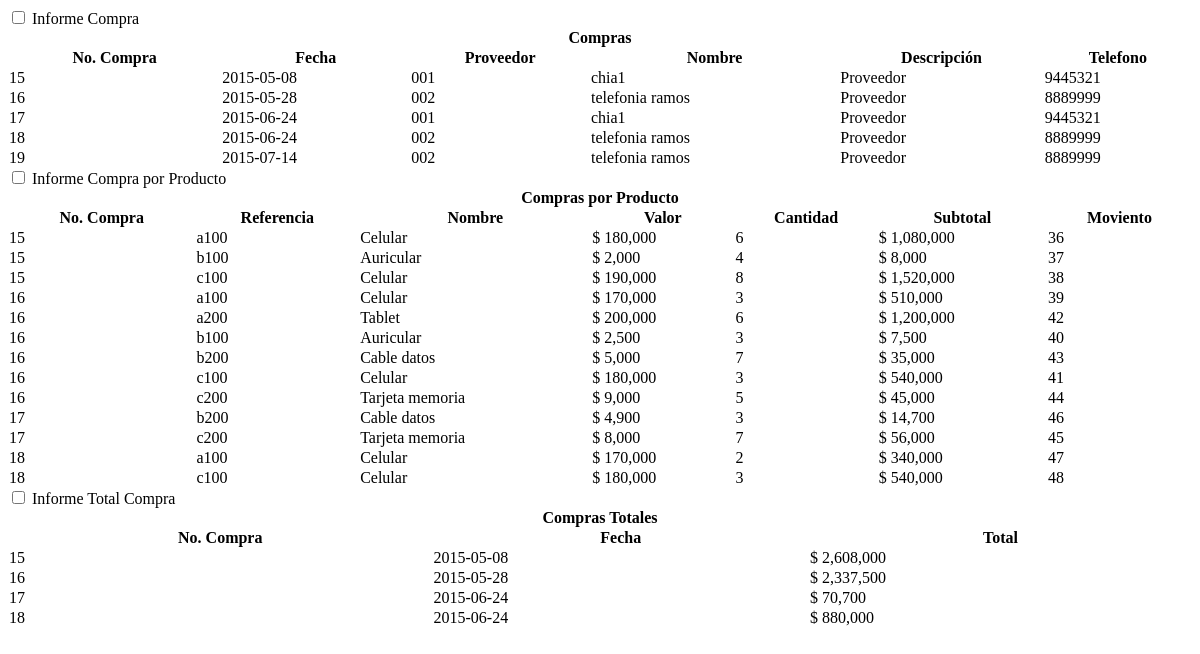
The app's page /vista/vcscompra.php, older data.
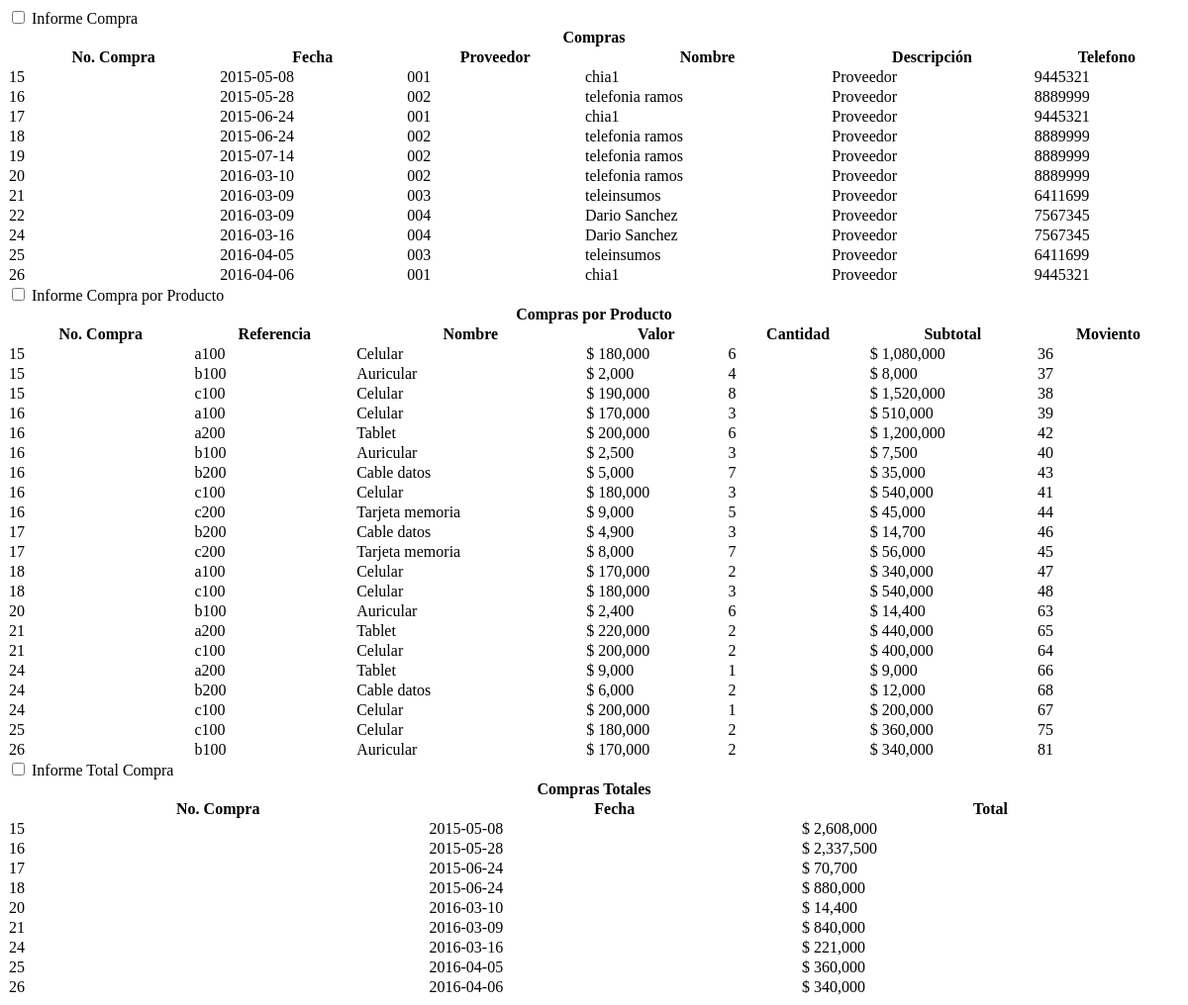
The same page, newer data.
### tables this page shows
CREATE TABLE IF NOT EXISTS `tbcompra` (
  `numero_compra` int(11) NOT NULL,
  `proveedor` varchar(12) NOT NULL,
  `fecha` date NOT NULL
);

### modelo/mconsulta.php (called while the page is built, shortened)
<?php
	include('controlador/conexion.php');
	include('functions.php');
	class Mconsulta extends Funciones
	{
		function consultar_compra()
		{
			$sql = "SELECT * FROM cscompra";
			return $this->SeleccionDatos($sql);
		}
		function consultar_compraproducto()
		{
			$sql = "SELECT * FROM cscompraproductos";
			return $this->SeleccionDatos($sql);
		}
		function consultar_compratotal()
		{
			$sql = "SELECT * FROM cscompratotal";
			return $this->SeleccionDatos($sql);
		}
	}

### modelo/functions.php (called while the page is built, shortened)
<?php
	class Funciones {
        function SeleccionDatos($consulta)
        {
                $conexionBD = new conexion();
                $conexionBD -> conectarBD();
                $datos = $conexionBD -> ejeCon($consulta, 0);
                return $datos;
        }
    }

### controlador/configuracion.php (called while the page is built)
<?php
	$serv_bd = "localhost";
	$usu_bd = "root";
	$pass_bd = "";
	$bd = "bdwold";
?>

### controlador/conexion.php (called while the page is built, shortened)
<?php
	class conexion {
		var $link;
		function conectarBD() {
			include("configuracion.php");
			$this -> link = mysqli_connect ($serv_bd, $usu_bd, $pass_bd);
			$bd2 = mysqli_select_db($this->link,$bd);
		}
		function ejeCon($con, $op) {
			$this -> resultado = mysqli_query($this->link,$con) or die("La consulta fallo: ". mysqli_error($this->link));
			if($op == 0) {
				while ($linea = mysqli_fetch_array($this -> resultado)) {
					$arrayResultado[] = $linea;
				}
			} else {
				$arrayResultado[] = 0;
			}
			$resarr = isset ($arrayResultado) ? $arrayResultado: NULL;
			if($resarr) {
				return $arrayResultado;
			}
		}
	}
?>

### vista/vcscompra.php (the view, shortened to what this page needs)
<?php
    include('estilos.php');
    include('modelo/mconsulta.php');
    $compra = new Mconsulta();
?>
<?php
$consultacompra = $compra->consultar_compra();
$consultacompraproductos = $compra->consultar_compraproducto();
$consultacompratotal = $compra->consultar_compratotal();
?>
<div class="row-fluid">
<input type="checkbox"  id="spoiler2" />
<label for="spoiler2" >Informe Compra</label>
<div class="spoiler">
<div class="info">
	<table id="" class="display" cellspacing="0" width="100%">
	   <thead>
            <tr>
                <th colspan="12">Compras</th>
            </tr>
            <tr>
                <th>No. Compra</th>
                <th>Fecha</th>
                <th>Proveedor</th>
                <th>Nombre</th>
                <th>Descripción</th>
                <th>Telefono</th>
            </tr>
        </thead>
        <tbody>
            <?php for($i=0;$i<count($consultacompra);$i++): ?>
                <tr>
                    <td data-title='No. Compra'><?= $consultacompra[$i]['numero_compra'] ?></td>
                    <td data-title='Fecha'><?= $consultacompra[$i]['fecha'] ?></td>
                    <td data-title='Proveedor'><?= $consultacompra[$i]['proveedor'] ?></td>
                    <td data-title='Nombre'><?= $consultacompra[$i]['nombre'] ?></td>
                    <td data-title='Descripción'><?= $consultacompra[$i]['descripcion'] ?></td>
                    <td data-title='Telefono'><?= $consultacompra[$i]['telefono'] ?></td>
                </tr>
            <?php endfor; ?>
        </tbody>
    </table>
</div>
</div>
</div>
<div class="row-fluid">
<input type="checkbox"  id="spoiler3" />
<label for="spoiler3" >Informe Compra por Producto</label>
<div class="spoiler">
<div class="info">
<table id="" class="display" cellspacing="0" width="100%">
	   <thead>
            <tr>
                <th colspan="12">Compras por Producto</th>
            </tr>
            <tr>
                <th>No. Compra</th>
                <th>Referencia</th>
                <th>Nombre</th>
                <th>Valor</th>
                <th>Cantidad</th>
                <th>Subtotal</th>
                <th>Moviento</th>
            </tr>
        </thead>
        <tbody>
            <?php for($i=0;$i<count($consultacompraproductos);$i++): ?>
                <tr>
                    <td data-title='No. Compra'><?= $consultacompraproductos[$i]['numero_compra'] ?></td>
                    <td data-title='Referencia'><?= $consultacompraproductos[$i]['referencia'] ?></td>
                    <td data-title='Nombre'><?= $consultacompraproductos[$i]['nombre'] ?></td>
                    <td data-title='Valor'>$ <?= number_format($consultacompraproductos[$i]['valor']) ?></td>
                    <td data-title='Cantidad'><?= $consultacompraproductos[$i]['cantidad'] ?></td>
                    <td data-title='Subtotal'>$ <?= number_format($consultacompraproductos[$i]['SUBTOTAL']) ?></td>
                    <td data-title='Moviento'><?= $consultacompraproductos[$i]['idmovimiento'] ?></td>
                </tr>
            <?php endfor; ?>
        </tbody>
    </table>
</div>
</div>
</div>
<div class="row-fluid">
<input type="checkbox"  id="spoiler4" />
<label for="spoiler4" >Informe Total Compra</label>
<div class="spoiler">
<div class="info">
	<table id="" class="display" cellspacing="0" width="100%">
	   <thead>
            <tr>
                <th colspan="12">Compras Totales</th>
            </tr>
            <tr>
                <th>No. Compra</th>
                <th>Fecha</th>
                <th>Total</th>
            </tr>
        </thead>
        <tbody>
            <?php for($i=0;$i<count($consultacompratotal);$i++): ?>
                <tr>
                    <td data-title='No. Compra'><?= $consultacompratotal[$i]['numero_compra'] ?></td>
                    <td data-title='Fecha'><?= $consultacompratotal[$i]['fecha'] ?></td>
                    <td data-title='Total'>$ <?= number_format($consultacompratotal[$i]['SumaDeSUBTOTAL']) ?></td>
                </tr>
            <?php endfor; ?>
        </tbody>
    </table>
</div>
</div>
</div>

### vista/estilos.php (shortened to what this page needs)
<head>
  <link rel="stylesheet" href="https://cdn.datatables.net/1.10.11/css/jquery.dataTables.min.css"/>
  <link rel="stylesheet" href="css/responsive.dataTables.min.css"/>
  <link rel="stylesheet" href="css/prueba.css"/>
</head>

Row changes from the older to the newer data that the page shows:
added tbcompra: numero_compra "20", referencia "b100", nombre "Auricular", valor "2,400", cantidad "6", SUBTOTAL "14,400", idmovimiento "63", fecha "2016-03-10", SumaDeSUBTOTAL "14,400"
added tbcompra: numero_compra "21", referencia "a200", nombre "Tablet", valor "220,000", cantidad "2", SUBTOTAL "440,000", idmovimiento "65", referencia "c100", nombre "Celular", valor "200,000", SUBTOTAL "400,000", idmovimiento "64", fecha "2016-03-09", SumaDeSUBTOTAL "840,000"
added tbcompra: numero_compra "24", referencia "a200", nombre "Tablet", valor "9,000", cantidad "1", SUBTOTAL "9,000", idmovimiento "66", referencia "b200", nombre "Cable datos", valor "6,000", cantidad "2", SUBTOTAL "12,000", idmovimiento "68", referencia "c100", nombre "Celular", valor "200,000", SUBTOTAL "200,000", idmovimiento "67", fecha "2016-03-16", SumaDeSUBTOTAL "221,000"
added tbcompra: numero_compra "25", referencia "c100", nombre "Celular", valor "180,000", cantidad "2", SUBTOTAL "360,000", idmovimiento "75", fecha "2016-04-05", SumaDeSUBTOTAL "360,000"
added tbcompra: numero_compra "26", referencia "b100", nombre "Auricular", valor "170,000", cantidad "2", SUBTOTAL "340,000", idmovimiento "81", fecha "2016-04-06", SumaDeSUBTOTAL "340,000"
Text that changed along with them:
new list line: "20 2016-03-10 002 telefonia ramos Proveedor 8889999"
new list line: "21 2016-03-09 003 teleinsumos Proveedor 6411699"
new list line: "22 2016-03-09 004 Dario Sanchez Proveedor 7567345"
new list line: "24 2016-03-16 004 Dario Sanchez Proveedor 7567345"
new list line: "25 2016-04-05 003 teleinsumos Proveedor 6411699"
new list line: "26 2016-04-06 001 chia1 Proveedor 9445321"
